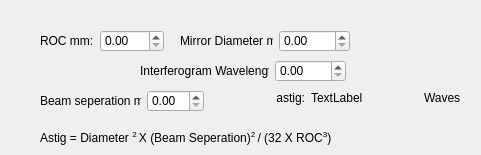
<?xml version="1.0" encoding="UTF-8"?>
<ui version="4.0">
 <class>bathAstigDlg</class>
 <widget class="QDialog" name="bathAstigDlg">
  <property name="geometry">
   <rect>
    <x>0</x>
    <y>0</y>
    <width>481</width>
    <height>155</height>
   </rect>
  </property>
  <property name="windowTitle">
   <string>Bath Astig Calculator</string>
  </property>
  <widget class="QLabel" name="label_4">
   <property name="geometry">
    <rect>
     <x>40</x>
     <y>130</y>
     <width>301</width>
     <height>16</height>
    </rect>
   </property>
   <property name="text">
    <string>&lt;html&gt;&lt;head/&gt;&lt;body&gt;&lt;p&gt;Astig = Diameter &lt;span style=&quot; vertical-align:super;&quot;&gt;2 &lt;/span&gt;X (Beam Seperation)&lt;span style=&quot; vertical-align:super;&quot;&gt;2 &lt;/span&gt;/ (32 X ROC&lt;span style=&quot; vertical-align:super;&quot;&gt;3&lt;/span&gt;)&lt;/p&gt;&lt;/body&gt;&lt;/html&gt;</string>
   </property>
  </widget>
  <widget class="QWidget" name="layoutWidget">
   <property name="geometry">
    <rect>
     <x>40</x>
     <y>30</y>
     <width>124</width>
     <height>22</height>
    </rect>
   </property>
   <layout class="QHBoxLayout" name="horizontalLayout">
    <item>
     <widget class="QLabel" name="label">
      <property name="text">
       <string>ROC mm:</string>
      </property>
     </widget>
    </item>
    <item>
     <widget class="QDoubleSpinBox" name="rocsb">
      <property name="maximum">
       <double>10000.000000000000000</double>
      </property>
      <property name="singleStep">
       <double>0.500000000000000</double>
      </property>
     </widget>
    </item>
   </layout>
  </widget>
  <widget class="QWidget" name="layoutWidget">
   <property name="geometry">
    <rect>
     <x>180</x>
     <y>30</y>
     <width>170</width>
     <height>22</height>
    </rect>
   </property>
   <layout class="QHBoxLayout" name="horizontalLayout_2">
    <item>
     <widget class="QLabel" name="label_2">
      <property name="text">
       <string>Mirror Diameter mm:</string>
      </property>
     </widget>
    </item>
    <item>
     <widget class="QDoubleSpinBox" name="diamSb">
      <property name="maximum">
       <double>1000.000000000000000</double>
      </property>
      <property name="singleStep">
       <double>0.500000000000000</double>
      </property>
     </widget>
    </item>
   </layout>
  </widget>
  <widget class="QWidget" name="layoutWidget">
   <property name="geometry">
    <rect>
     <x>140</x>
     <y>60</y>
     <width>206</width>
     <height>22</height>
    </rect>
   </property>
   <layout class="QHBoxLayout" name="horizontalLayout_3">
    <item>
     <widget class="QLabel" name="label_5">
      <property name="text">
       <string>Interferogram Wavelength:</string>
      </property>
     </widget>
    </item>
    <item>
     <widget class="QDoubleSpinBox" name="lambdaSb">
      <property name="maximum">
       <double>1000.000000000000000</double>
      </property>
      <property name="singleStep">
       <double>0.500000000000000</double>
      </property>
     </widget>
    </item>
   </layout>
  </widget>
  <widget class="QWidget" name="layoutWidget">
   <property name="geometry">
    <rect>
     <x>40</x>
     <y>90</y>
     <width>164</width>
     <height>22</height>
    </rect>
   </property>
   <layout class="QHBoxLayout" name="horizontalLayout_4">
    <item>
     <widget class="QLabel" name="label_3">
      <property name="text">
       <string>Beam seperation mm:</string>
      </property>
     </widget>
    </item>
    <item>
     <widget class="QDoubleSpinBox" name="sepSb"/>
    </item>
   </layout>
  </widget>
  <widget class="QWidget" name="layoutWidget">
   <property name="geometry">
    <rect>
     <x>220</x>
     <y>90</y>
     <width>289</width>
     <height>15</height>
    </rect>
   </property>
   <layout class="QHBoxLayout" name="horizontalLayout_5" stretch="4,5,4">
    <item>
     <widget class="QLabel" name="label_6">
      <property name="text">
       <string>astig:</string>
      </property>
      <property name="alignment">
       <set>Qt::AlignRight|Qt::AlignTrailing|Qt::AlignVCenter</set>
      </property>
     </widget>
    </item>
    <item>
     <widget class="QLabel" name="pvAstig">
      <property name="minimumSize">
       <size>
        <width>0</width>
        <height>0</height>
       </size>
      </property>
      <property name="text">
       <string>TextLabel</string>
      </property>
     </widget>
    </item>
    <item>
     <widget class="QLabel" name="label_7">
      <property name="text">
       <string>Waves</string>
      </property>
     </widget>
    </item>
   </layout>
  </widget>
 </widget>
 <resources/>
 <connections/>
</ui>
